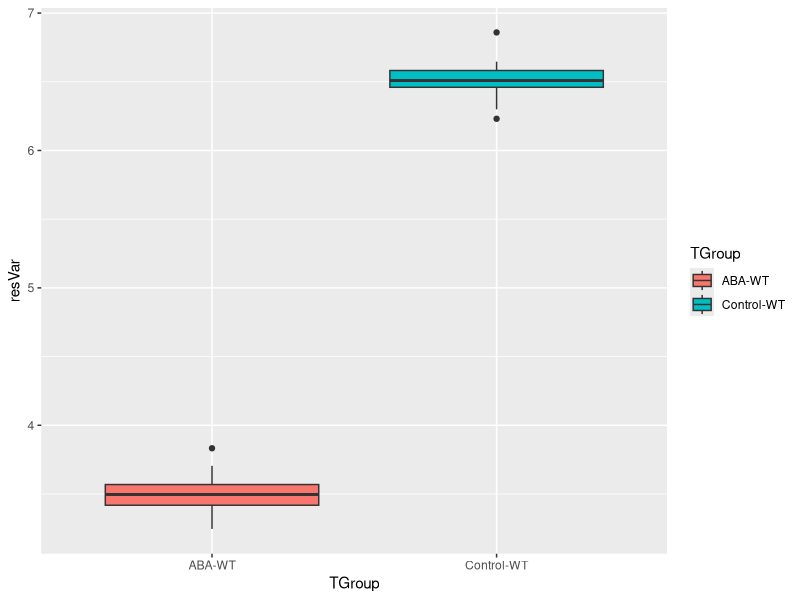
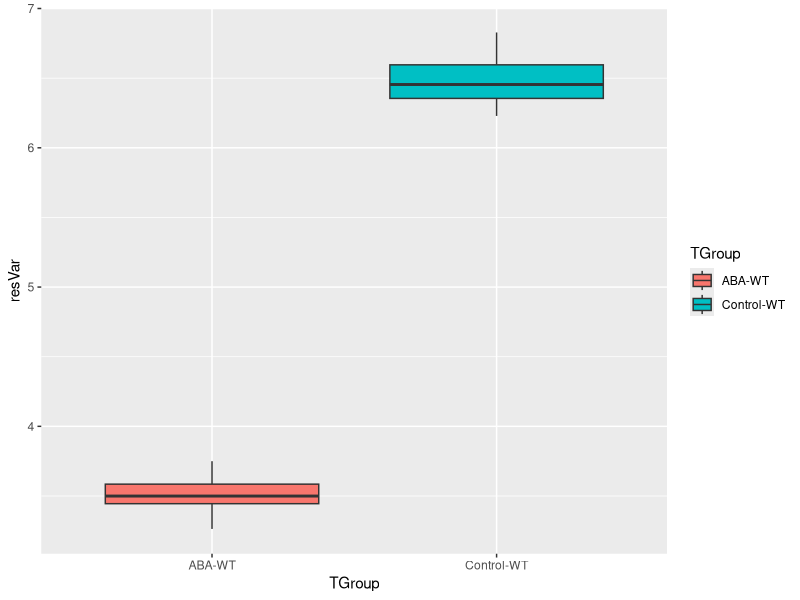
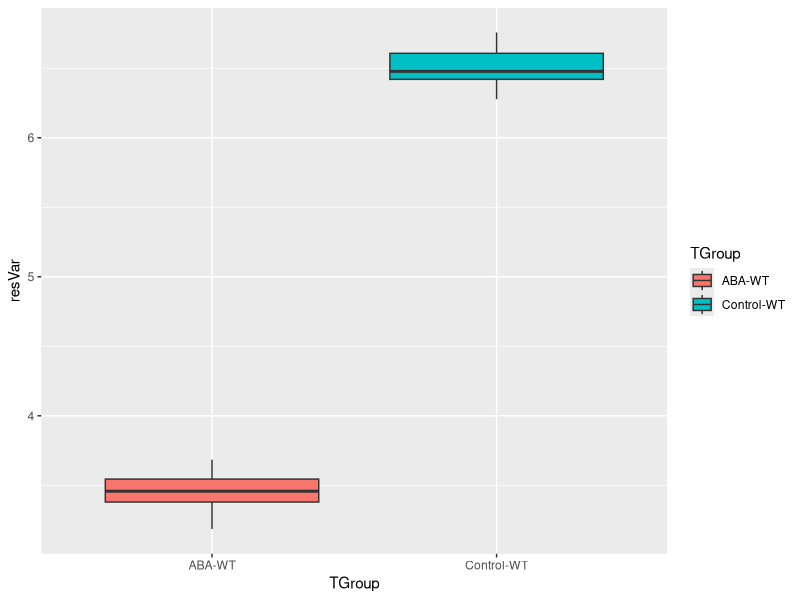
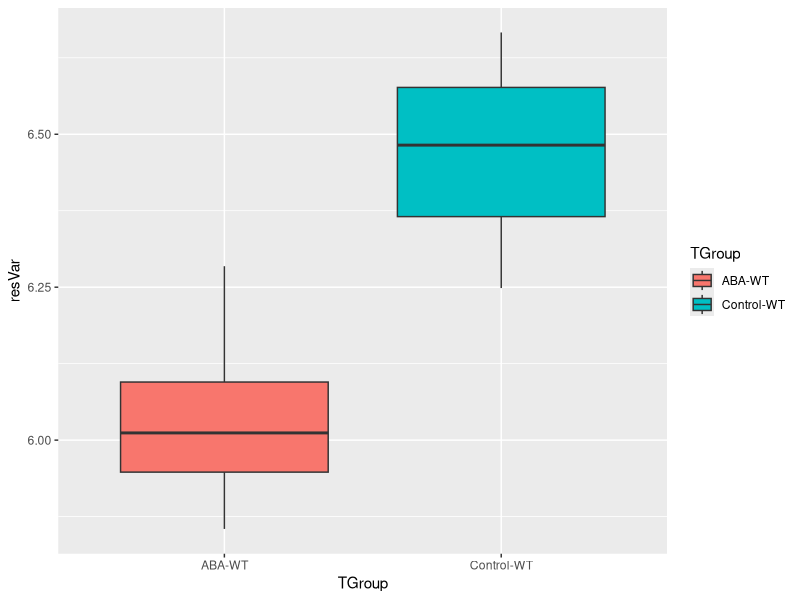
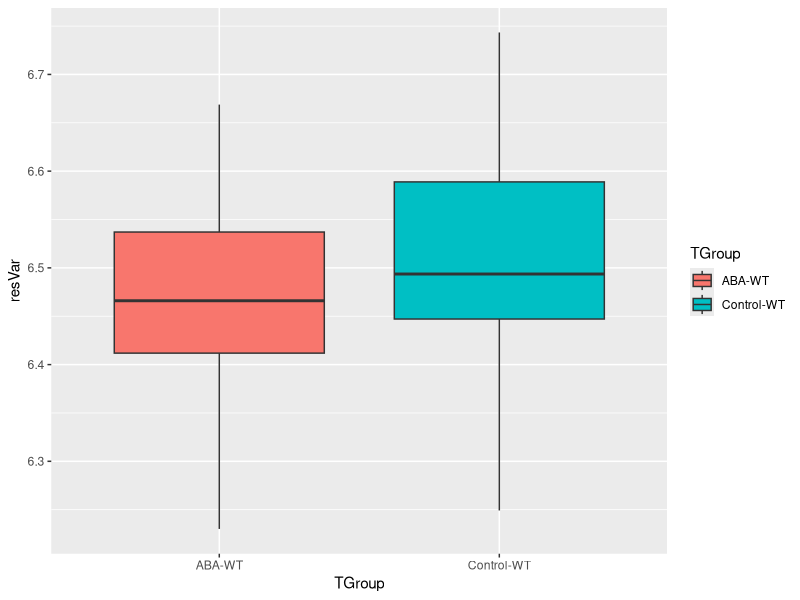
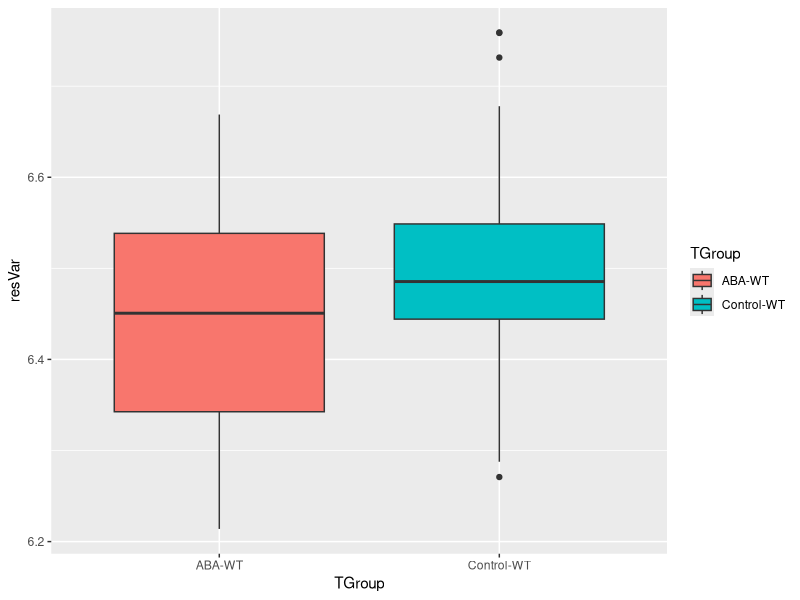
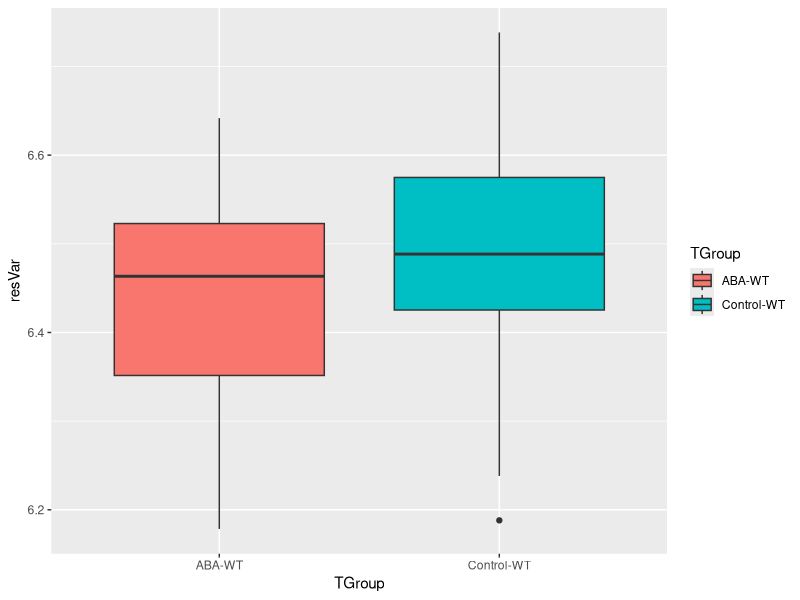
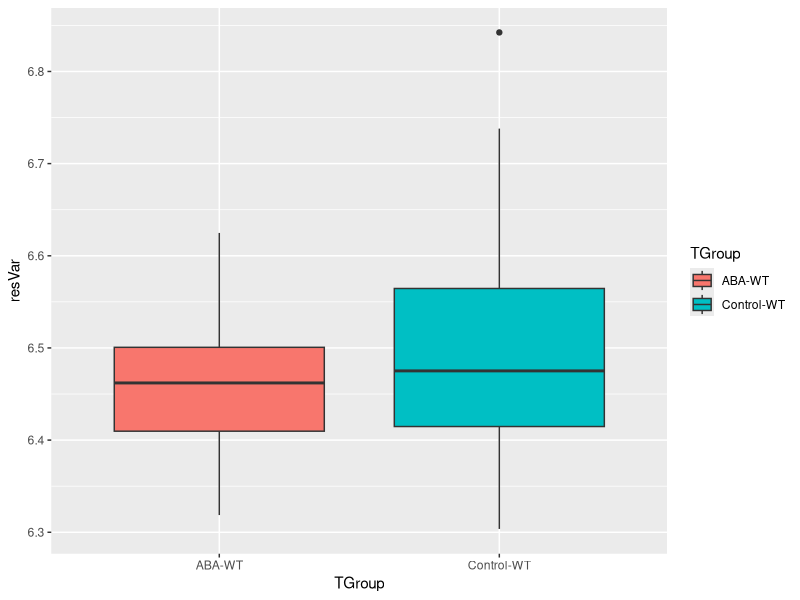

R code for these plots, in order:
## ---- chunk 1
knitr::opts_chunk$set(echo = TRUE)
## ---- chunk 2
#loading 

  library(ggplot2)

#Annotated Functions

##############################
# FUNCTION: simboxplot2
# purpose: To simulate data for a box plot and perform anova analysis
# input: name, size, mean, S.D.
# output:  The box plot 
#-------------------- 
simboxplot2 <- function(name1, name2, size1, size2, mean1, mean2, sd1, sd2) {
  
  #Name of Groups 
  nName <- c(name1, name2 )
  
  #Number of Observations in each group
  nSize <- c(size1, size2)
  
  #Mean of each group
  nMean <- c(mean1, mean2)
  
  #Standard Deviation of each group
  nSD <- c(sd1, sd2)
  
  #ID vector for each row
  
  ID <- 1:(sum(nSize))
  resVar <- c(rnorm(n=nSize[1], mean=nMean[1], sd=nSD[1]),
              rnorm(n=nSize[2], mean=nMean[2], sd=nSD[2])) 
  
  TGroup <- rep(nName, nSize)
  ANOdata <- data.frame(ID,TGroup,resVar)
  
  #Plotting ANOVA data
  
  ANOplot <- ggplot(data=ANOdata,aes(x=TGroup, y=resVar, FILL=TGroup)) + 
    geom_boxplot()

  
  #Modeling ANOVA data
  
  ANOmodel <- aov(resVar~TGroup, data = ANOdata)
  print(summary(ANOmodel))
  aggregate(resVar~TGroup,data=ANOdata,FUN = mean)
  #unlist(z)
  #z
  #unlist(z)[7]
  #ANOsum <- list(Fval = unlist(z)[7], 
   #              probF = unlist(z)[9])
  #ANOsum
  
  #Basic ggplot of ANOVA data
  
  ANOPlot <- ggplot(data=ANOdata,
                    aes(x=TGroup,
                        y=resVar,
                        fill=TGroup)) +
    geom_boxplot()
  print(ANOPlot)

}

#############################################

#Preliminary Calls 

#Global Variables 

  name1 <- "Control-WT"
  name2 <- "ABA-WT"
    
  size1 <- 30
  size2 <- 30
    
  mean1 <- 6.5
  mean2 <- 3.5
    
  sd1 <- 0.125
  sd2 <- 0.125

#Daisy Chain of the Functions 

  
  #Testing out the function to look at random variability
  
  #run 1
  simboxplot2(name1 = name1, name2 = name2, size1 = size1, size2 = size2, mean1 = mean1, mean2 = mean2, sd1 = sd1, sd2 = sd2)
  
  #run 2
   simboxplot2(name1 = name1, name2 = name2, size1 = size1, size2 = size2, mean1 = mean1, mean2 = mean2, sd1 = sd1, sd2 = sd2)
  
   #run 3
    simboxplot2(name1 = name1, name2 = name2, size1 = size1, size2 = size2, mean1 = mean1, mean2 = mean2, sd1 = sd1, sd2 = sd2)
  
  #Changing the mean 
    
    #Testing the distance of 0.5
    
    mean1 <- 6.5
    mean2 <- 6
    
    simboxplot2(name1 = name1, name2 = name2, size1 = size1, size2 = size2, mean1 = mean1, mean2 = mean2, sd1 = sd1, sd2 = sd2)
    
    #Testing the distance of 0.06
  
    mean1 <- 6.5
    mean2 <- 6.44
    
    simboxplot2(name1 = name1, name2 = name2, size1 = size1, size2 = size2, mean1 = mean1, mean2 = mean2, sd1 = sd1, sd2 = sd2)
    
    #Testing the distance of  0.05
    
    mean1 <- 6.5
    mean2 <- 6.45
    
    simboxplot2(name1 = name1, name2 = name2, size1 = size1, size2 = size2, mean1 = mean1, mean2 = mean2, sd1 = sd1, sd2 = sd2)
    
  #Changing the sample size 
    
    #Testing sample size of 50
    
    size1 <- 50
    size2 <- 50
    
    simboxplot2(name1 = name1, name2 = name2, size1 = size1, size2 = size2, mean1 = mean1, mean2 = mean2, sd1 = sd1, sd2 = sd2)
    
    #Testing sample size of 35
    
    size1 <- 35
    size2 <- 35
    
    simboxplot2(name1 = name1, name2 = name2, size1 = size1, size2 = size2, mean1 = mean1, mean2 = mean2, sd1 = sd1, sd2 = sd2)

    #Testing sample size of 37
    
    size1 <- 37
    size2 <- 37
    
    simboxplot2(name1 = name1, name2 = name2, size1 = size1, size2 = size2, mean1 = mean1, mean2 = mean2, sd1 = sd1, sd2 = sd2)
    
  #Running Randomization 3 times to look at variability 
    
    #run 1
    
    simboxplot2(name1 = name1, name2 = name2, size1 = size1, size2 = size2, mean1 = mean1, mean2 = mean2, sd1 = sd1, sd2 = sd2)
    
    
    #run 2
    
    simboxplot2(name1 = name1, name2 = name2, size1 = size1, size2 = size2, mean1 = mean1, mean2 = mean2, sd1 = sd1, sd2 = sd2)
    
    
    #run 3
    simboxplot2(name1 = name1, name2 = name2, size1 = size1, size2 = size2, mean1 = mean1, mean2 = mean2, sd1 = sd1, sd2 = sd2)

## ---- chunk 3

# Creating a summary variable 
  #for p - value 

  #loading 

  library(ggplot2)

#Annotated Functions

##############################
# FUNCTION: simboxplot2
# purpose: To simulate data for a box plot and perform anova analysis
# input: name, size, mean, S.D.
# output:  The box plot 
#-------------------- 
simboxplot2 <- function(name1, name2, size1, size2, mean1, mean2, sd1, sd2) {
  
  #Name of Groups 
  nName <- c(name1, name2 )
  
  #Number of Observations in each group
  nSize <- c(size1, size2)
  
  #Mean of each group
  nMean <- c(mean1, mean2)
  
  #Standard Deviation of each group
  nSD <- c(sd1, sd2)
  
  #ID vector for each row
  
  ID <- 1:(sum(nSize))
  resVar <- c(rnorm(n=nSize[1], mean=nMean[1], sd=nSD[1]),
              rnorm(n=nSize[2], mean=nMean[2], sd=nSD[2])) 
  
  TGroup <- rep(nName, nSize)
  ANOdata <- data.frame(ID,TGroup,resVar)
  
  #Plotting ANOVA data
  
  ANOplot <- ggplot(data=ANOdata,aes(x=TGroup, y=resVar, FILL=TGroup)) + 
    geom_boxplot()

  
  #Modeling ANOVA data
  
  ANOmodel <- aov(resVar~TGroup, data = ANOdata)
  ANOVAsummary <- print(summary(ANOmodel))
  
  
  
  aggregate(resVar~TGroup,data=ANOdata,FUN = mean)
  #unlist(z)
  #z
  #unlist(z)[7]
  #ANOsum <- list(Fval = unlist(z)[7], 
   #             probF = unlist(z)[9])
  #ANOsum
  
  #Basic ggplot of ANOVA data
  
  ANOPlot <- ggplot(data=ANOdata,
                    aes(x=TGroup,
                        y=resVar,
                        fill=TGroup)) +
    geom_boxplot()
  print(ANOPlot)
  
  pvalue <- unlist(ANOVAsummary)[9]
  
  samplesize1 <- size1

  samplesize2 <- size2
  
  meandf <- abs(mean1 - mean2)
  
  Name <- c("p-value", "sample size 1", "sample size 2", "difference in mean")
  
  Result <- c(pvalue, samplesize1, samplesize2, meandf)
  
  boxplot2_summary <- data.frame(Name, Result)
  
  print(boxplot2_summary)

}

#############################################

#Preliminary Calls 

 options("scipen"= 10, "digits"=2)

#Global Variables 

  name1 <- "Control-WT"
  name2 <- "ABA-WT"
    
  size1 <- 30
  size2 <- 30
    
  mean1 <- 6.5
  mean2 <- 3.5
    
  sd1 <- 0.125
  sd2 <- 0.125


  simboxplot2(name1 = name1, name2 = name2, size1 = size1, size2 = size2, mean1 = mean1, mean2 = mean2, sd1 = sd1, sd2 = sd2)
  


